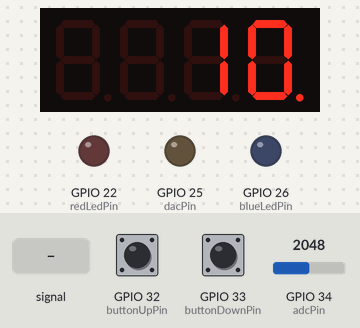
Bench run of a sketch on a simulated ESP32. Parts: 4-digit seven-segment display, output pins drawn as LEDs (lit = HIGH). Inputs (shaded band) come from the test bench; at power-on: GPIO 33 (buttonDownPin) HIGH, GPIO 32 (buttonUpPin) HIGH, GPIO 34 (adcPin) = 2048. What the sketch prints to the serial monitor is not drawn.

Above: at 3.9 s.
4.0 s: GPIO 33 (buttonDownPin) pulled LOW for 3.2 s
Timing chart, 0 to 5.2 s (numbered marks = the images above; inputs shaded):
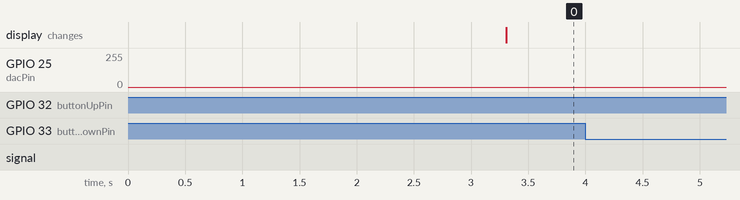

The sketch:

oscilliscope.ino
```cpp
#include <arduinoFFT.h>
#include <math.h>
#include "esp_timer.h"   // Using esp_timer API
#include <SevSeg.h>      // Seven segment display library

// DAC and ADC pins:
const int dacPin = 25;
const int adcPin = 34;

// Sampling parameters:
double sampleRate = 2048;      // DAC and ADC sample rate in Hz

// Sine table parameters:
#define MAX_TABLE_SIZE 12000
int tableSize;                    // Actual table size for current frequency
uint8_t sineTable[MAX_TABLE_SIZE];
volatile int sineIndex = 0;       // Updated in timer callback

// Frequency control:
int currentOutputFrequency = 10;   // Start at 50 Hz

// FFT parameters:
const int samples = 2048;         // Number of samples for FFT
double vReal[samples], vImag[samples];
ArduinoFFT<double> fft(vReal, vImag, samples, sampleRate);

// Timer for DAC update:
esp_timer_handle_t periodic_timer;
uint64_t period_us;  // Timer period in microseconds

// Button pins (using internal pull-ups; pressed = LOW)
const int buttonUpPin = 32;    // Increase frequency
const int buttonDownPin = 33;  // Decrease frequency

// New LED pins for the RGB LED:
const int blueLedPin = 26;     // Blue component
const int redLedPin = 22;      // Red component

// Create SevSeg object for the 7-seg display:
SevSeg sevseg;

// Timer callback: continuously updates the DAC output using the sine table.
void IRAM_ATTR dacTimerCallback(void* arg) {
  dacWrite(dacPin, sineTable[sineIndex]);
  sineIndex++;
  if (sineIndex >= tableSize) {
    sineIndex = 0;
  }
}

// Helper function to update the sine table for a given frequency.
void updateSineTable(int freq) {
  // Calculate table size = sampleRate / frequency
  tableSize = (int)(sampleRate / freq);
  // Precompute sine values scaled for dacWrite (0–255)
  for (int i = 0; i < tableSize; i++) {
    float angle = 2 * PI * i / tableSize;
    sineTable[i] = (uint8_t)((sin(angle) + 1.0) * 127.5);
  }
  sineIndex = 0;  // Reset index when table is updated
}

void setup() {
  Serial.begin(115200);
  delay(1000); // Allow time for Serial Monitor to open

  // Set up button pins with internal pull-ups:
  pinMode(buttonUpPin, INPUT_PULLUP);
  pinMode(buttonDownPin, INPUT_PULLUP);

  pinMode(blueLedPin, OUTPUT);
pinMode(redLedPin, OUTPUT);

  // Set initial frequency and update the sine table:
  currentOutputFrequency = 10;
  updateSineTable(currentOutputFrequency);

  // Create the periodic timer using esp_timer.
  const esp_timer_create_args_t timer_args = {
    .callback = &dacTimerCallback,
    .arg = NULL,
    .dispatch_method = ESP_TIMER_TASK,  // Run in a dedicated timer task
    .name = "dacTimer"
  };
  esp_timer_create(&timer_args, &periodic_timer);

  // Timer period based on sampleRate (microseconds per DAC update)
  period_us = (uint64_t)(1000000.0 / sampleRate);
  esp_timer_start_periodic(periodic_timer, period_us);

  // --- SevSeg Display Setup ---
  // We'll use 4 digits with these ESP32 pins (avoiding pins 26, 25, 33, 32, 34):
  byte numDigits = 4;
  // Digit (common cathode) pins:
  byte digitPins[] = {2, 4, 27, 14};
  // Segment pins in order: A, B, C, D, E, F, G, DP:
  byte segmentPins[] = {5, 12, 13, 15, 18, 19, 21, 23};
  bool resistorsOnSegments = true;    // true if your module has built-in resistors
  bool updateWithDelays = false;      // Non-blocking refresh recommended on ESP32
  bool leadingZeros = false;          // No leading zeros
  bool disableDecPoint = false;       // Allow decimal point if desired
  sevseg.begin(COMMON_CATHODE, numDigits, digitPins, segmentPins,
               resistorsOnSegments, updateWithDelays, leadingZeros, disableDecPoint);
  sevseg.setBrightness(90);           // Brightness 0–100
}

void loop() {
  // --- Check buttons to adjust frequency ---
  if(digitalRead(buttonUpPin) == LOW) {
    delay(50); // Simple debounce
    currentOutputFrequency += 10;
    if(currentOutputFrequency > 500) { // Upper limit
      currentOutputFrequency = 500;
    }


    digitalWrite(redLedPin, HIGH);
    delay(100);
    digitalWrite(redLedPin, LOW);

    esp_timer_stop(periodic_timer);
    updateSineTable(currentOutputFrequency);
    esp_timer_start_periodic(periodic_timer, period_us);
    Serial.print("Frequency increased to: ");
    Serial.print(currentOutputFrequency);
    Serial.println(" Hz");
    delay(300); // Prevent rapid repeated changes
  }

  if(digitalRead(buttonDownPin) == LOW) {
    delay(50); // Simple debounce
    currentOutputFrequency -= 10;
    if(currentOutputFrequency < 1) { // Lower limit
      currentOutputFrequency = 1;
    }


    digitalWrite(blueLedPin, HIGH);
    delay(100);
    digitalWrite(blueLedPin, LOW);

    esp_timer_stop(periodic_timer);
    updateSineTable(currentOutputFrequency);
    esp_timer_start_periodic(periodic_timer, period_us);
    Serial.print("Frequency decreased to: ");
    Serial.print(currentOutputFrequency);
    Serial.println(" Hz");
    delay(300); // Prevent rapid repeated changes
  }

  // --- Capture ADC data from adcPin ---
  for (int i = 0; i < samples; i++) {
    vReal[i] = analogRead(adcPin) * (3.3 / 4095.0);  // Convert ADC reading to volts
    vImag[i] = 0;
    delayMicroseconds((int)(1000000.0 / sampleRate));
  }

  // --- Apply FFT on the sampled data ---
  fft.windowing(FFT_WIN_TYP_HAMMING, FFT_FORWARD);
  fft.compute(FFT_FORWARD);
  fft.complexToMagnitude();

  // --- Find the dominant frequency (ignoring DC) ---
  int peakBin = 0;
  double maxMagnitude = 0;
  for (int i = 1; i < samples / 2; i++) {
    if (vReal[i] > maxMagnitude) {
      maxMagnitude = vReal[i];
      peakBin = i;
    }
  }
  double detectedFrequency = peakBin * (sampleRate / samples);

  // Scale the detected frequency (as in your original code)
  double scaledFrequency = detectedFrequency * 0.9;
  int displayFrequency = round(scaledFrequency);

  Serial.print("Output: ");
  Serial.print(currentOutputFrequency);
  Serial.print(" Hz, Detected: ");
  Serial.print(scaledFrequency, 2);
  Serial.println(" Hz");

  // --- Update the seven-segment display ---
  // Display the detected frequency as an integer with no leading zeros.
  //sevseg.setNumber(displayFrequency, 0);
  sevseg.setNumber(currentOutputFrequency, 0);


  // Refresh the display continuously for 1 second to maintain multiplexing.
  unsigned long startTime = millis();
  while (millis() - startTime < 1000) {
    sevseg.refreshDisplay();
  }
}
```
